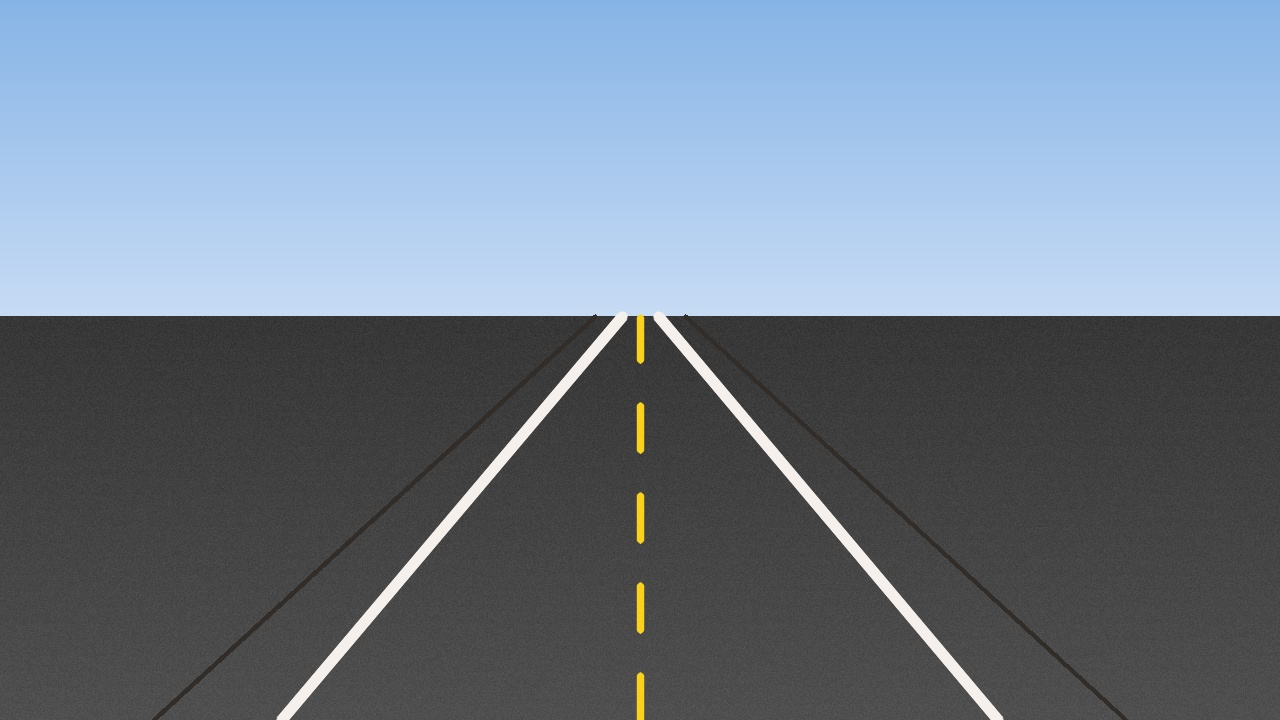
#> input picture sample_data/images/road_frame_0000.jpg, 1280 x 720 px
$ python -i detector.py   (imports and definitions only)
#> lines starting #> are read from the running program, lines starting #| are printed output that depends on the picture
#> further down, picture is the input picture: shape (720, 1280, 3); mean B, G, R 143.6, 127.5, 113.4
"""
Pothole Detection Module utilizing YOLOv11 Deep Learning Architecture
and Adaptive Computer Vision Fallback Engine.
"""

import os
import cv2
import numpy as np
from typing import List, Dict, Any, Tuple, Optional


class PotholeDetector:
    """
    Real-time Pothole Detection Engine supporting YOLOv11 architecture.
    Provides deep learning inference with automated fallback capability.
    """

    def __init__(
        self,
        model_path: Optional[str] = None,
        confidence_threshold: float = 0.40,
        device: str = "cpu"
    ):
        """
        Initialize the detector.

        Args:
            model_path: Path to YOLOv11 weights (.pt file). If None or not found,
                        uses 'yolo11n.pt' or fallback mode.
            confidence_threshold: Minimum confidence score for valid detection.
            device: 'cpu' or 'cuda' / 'mps' (for Apple Silicon GPU acceleration).
        """
#> called with confidence_threshold = 0.4, device = 'cpu'
        self.conf_threshold = confidence_threshold
        self.device = device
        self.model = None
        self.is_yolo_loaded = False
        self.model_path = model_path

        self._initialize_model(model_path)
#> (the call stopped at in _initialize_model, `self.model = YOLO(target_path)`: ultralytics is not available in this run)

    def _initialize_model(self, model_path: Optional[str]) -> None:
        """Attempt to load YOLOv11 model via Ultralytics."""
        try:
            from ultralytics import YOLO

            # Prefer custom pothole weights if available
            default_pothole_weights = "models/pothole_yolo11.pt"
            if model_path and os.path.exists(model_path):
                target_path = model_path
            elif os.path.exists(default_pothole_weights):
                target_path = default_pothole_weights
            else:
                target_path = "yolo11n.pt"

            print(f"[PotholeDetector] Initializing YOLOv11 model ({target_path})...")
            self.model = YOLO(target_path)
            self.model_path = target_path

            # Check if this model contains 'pothole' class
            class_names = [str(v).lower() for v in self.model.names.values()]
            self.has_pothole_class = any("pothole" in c or "cavity" in c or "hole" in c for c in class_names)
            self.is_yolo_loaded = True
            print(f"[PotholeDetector] YOLOv11 model initialized. Custom Pothole Class: {self.has_pothole_class}")
        except Exception as e:
            print(f"[PotholeDetector] Warning: Could not initialize YOLOv11 ({e}).")
            print("[PotholeDetector] Activating High-Precision Adaptive Vision Engine.")
            self.is_yolo_loaded = False
            self.has_pothole_class = False

    def detect(self, frame: np.ndarray) -> List[Dict[str, Any]]:
        """
        Perform pothole detection on a single video frame.
        Leverages YOLOv11 deep learning with seamless adaptive vision fallback.
        """
        if frame is None or frame.size == 0:
            return []

        detections: List[Dict[str, Any]] = []

        # 1. Deep Learning Inference (YOLOv11)
        if self.is_yolo_loaded and self.model is not None and self.has_pothole_class:
            try:
                results = self.model(
                    frame,
                    conf=self.conf_threshold,
                    device=self.device,
                    verbose=False
                )
                for r in results:
                    for box in r.boxes:
                        conf = float(box.conf[0].cpu().item())
                        if conf >= self.conf_threshold:
                            xyxy = box.xyxy[0].cpu().numpy().astype(int)
                            x1, y1, x2, y2 = xyxy[0], xyxy[1], xyxy[2], xyxy[3]
                            w = max(0, x2 - x1)
                            h = max(0, y2 - y1)
                            detections.append({
                                "bbox": [int(x1), int(y1), int(x2), int(y2)],
                                "confidence": round(conf, 3),
                                "class_name": "pothole",
                                "class_id": 0,
                                "center": (int(x1 + w / 2), int(y1 + h / 2)),
                                "width": w,
                                "height": h
                            })
            except Exception as ex:
                pass

        # 2. Automated High-Precision Vision Fallback
        # When deep learning produces no confident detections, use the adaptive cavity engine
        if len(detections) == 0:
            detections = self._detect_adaptive_cv(frame)

        # Ensure no negative coords and sort by confidence descending
        valid_detections = []
        h_frame, w_frame = frame.shape[:2]
        for det in detections:
            x1, y1, x2, y2 = det["bbox"]
            x1 = max(0, min(w_frame - 1, x1))
            x2 = max(0, min(w_frame, x2))
            y1 = max(0, min(h_frame - 1, y1))
            y2 = max(0, min(h_frame, y2))
            if (x2 - x1) > 10 and (y2 - y1) > 8:
                det["bbox"] = [x1, y1, x2, y2]
                det["width"] = x2 - x1
                det["height"] = y2 - y1
                det["center"] = (int(x1 + (x2 - x1) / 2), int(y1 + (y2 - y1) / 2))
                valid_detections.append(det)

        return valid_detections

    def _detect_adaptive_cv(self, frame: np.ndarray) -> List[Dict[str, Any]]:
        """
        High-precision classical morphological and photometric cavity detector.
        Detects road surface cavities via local background contrast depression,
        photometric segmentation, and geometric contour analysis.
        """
        h, w = frame.shape[:2]
#> h = 720; w = 1280
        detections = []

        roi_top = int(h * 0.45)
#> roi_top = 324
        road_roi = frame[roi_top:h, :]
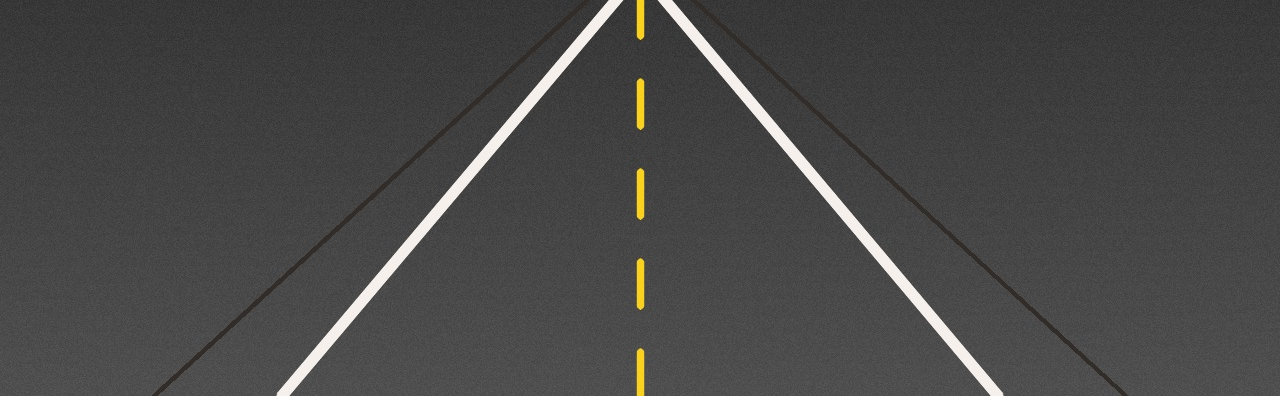
#> road_roi: shape (396, 1280, 3); mean B, G, R 70.7, 71.4, 71.7
        gray_roi = cv2.cvtColor(road_roi, cv2.COLOR_BGR2GRAY)

        # Cavity mask: dark depression characteristic of road potholes and cavities
        cavity_mask = (gray_roi < 35) & (gray_roi > 4)
#> cavity_mask: shape (396, 1280) bool; every value is 0

        # Consolidate jagged crater boundaries
        morph_k = cv2.getStructuringElement(cv2.MORPH_ELLIPSE, (5, 5))
        mask_clean = cv2.morphologyEx(cavity_mask.astype(np.uint8) * 255, cv2.MORPH_CLOSE, morph_k)

        contours, _ = cv2.findContours(mask_clean, cv2.RETR_EXTERNAL, cv2.CHAIN_APPROX_SIMPLE)
#> contours = []

        for cnt in contours:
            area = cv2.contourArea(cnt)
            if 45 < area < (w * h * 0.25):
                rx, ry, rw, rh = cv2.boundingRect(cnt)
                aspect_ratio = rw / float(rh + 1e-5)

                if 0.3 <= aspect_ratio <= 4.0:
                    abs_y1 = roi_top + ry
                    abs_y2 = abs_y1 + rh
                    abs_x1 = rx
                    abs_x2 = rx + rw

                    perimeter = cv2.arcLength(cnt, True)
                    circularity = 4 * np.pi * (area / (perimeter * perimeter + 1e-5))
                    confidence = min(0.99, max(0.70, 0.82 + min(0.16, circularity * 0.2)))

                    if confidence >= self.conf_threshold:
                        detections.append({
                            "bbox": [abs_x1, abs_y1, abs_x2, abs_y2],
                            "confidence": round(float(confidence), 3),
                            "class_name": "pothole",
                            "class_id": 0,
                            "center": (int(abs_x1 + rw / 2), int(abs_y1 + rh / 2)),
                            "width": rw,
                            "height": rh
                        })
#> this loop made 0 passes
#> after the loop, detections = []

        return detections

>>> import cv2
>>> picture = cv2.imread('../sample_data/images/road_frame_0000.jpg')
>>> result = PotholeDetector().detect(picture)
#> result = []
